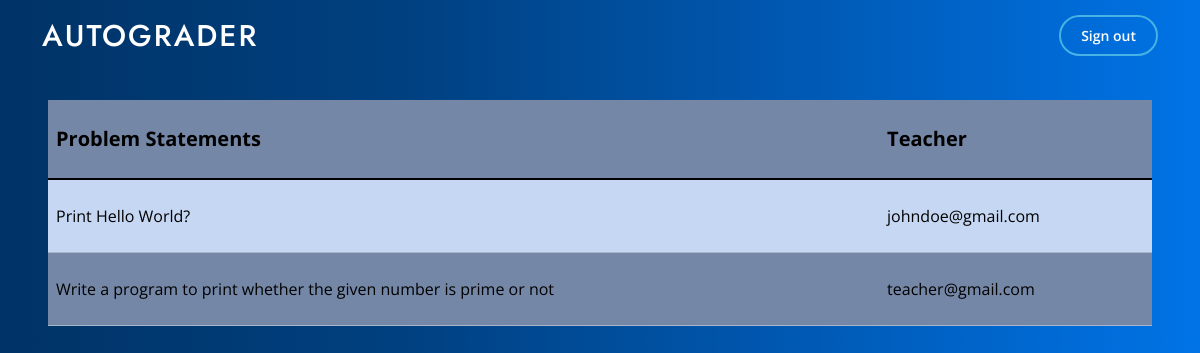
The page /home/ (signed in) on the database as committed earlier.
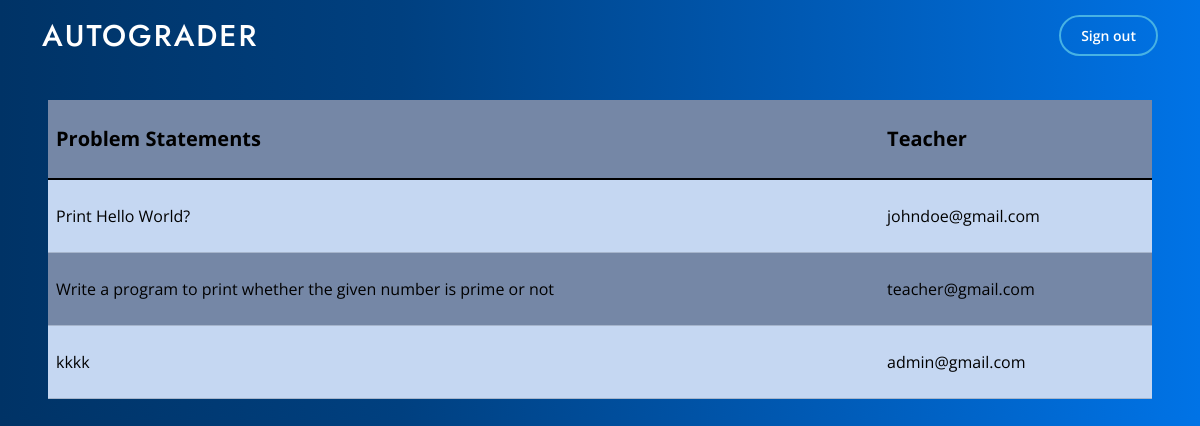
The same page on the database as committed later.
### home/models.py (models this page shows)
class Problem_Statement(models.Model):
    problem_statement = models.TextField()
    teacher = models.ForeignKey(User, on_delete = models.CASCADE, related_name='problem_statement')
    created_at = models.DateTimeField(auto_now_add = True)

### user/models.py (models this page shows)
class User(AbstractUser):
    username = None
    username = models.CharField(max_length=100, unique=True)
    email = models.EmailField(_("email address"), unique=True)
    USERNAME_FIELD = "email"
    REQUIRED_FIELDS = ["username"]
    teacher = models.BooleanField(default=False)
    student = models.BooleanField(default=True)
    objects = UserManager()

### home/views.py (the view)
# urls.py: path("home/", views.home, name="home"),
@login_required
def home(request):
    problem_statements = Problem_Statement.objects.all()
    return render(
        request, "home/index.html", {"problem_statements": problem_statements}
    )

### templates/home/index.html (shortened to what this page needs)
{% extends 'base.html' %} {% load static %}
{% block css %}
<link href="{% static 'css/table.css' %}" rel="stylesheet">
{% endblock %}
{% block content %}
<div style="margin-top: 100px; " class="mx-5">
  <table class="table table-striped table-hover table-primary mt-5" >
    <thead class="px-5">
      <tr>
        <th onclick="sortTable(0)">
          Problem Statements
        </th>
        <th onclick="sortTable(1)">Teacher </th>
      </tr>
    </thead>
    <tbody id="myTable" class="table-group-divider">
      {% if problem_statements %} {% for problem_statement in problem_statements %}
      <tr>
        <td class="text-underlined">
          <a href="{% url 'app:problem_statement' problem_statement.id %}"
            >{{ problem_statement.problem_statement }}
          </a>
        </td>
        <td>{{ problem_statement.teacher }}</td>
      </tr>
      {% endfor %} {% else %}
      <tr
        class="text-center display-flex align-items-center justify-content-center"
      >
        <td colspan="6" class="text-center">No Problem Statements</td>
      </tr>
      {% endif %}
    </tbody>
  </table>
</div>
{% endblock %}

Rows that differ between the two databases and show on the page:
added Problem_Statement: problem_statement "kkkk", teacher "admin@gmail.com"
